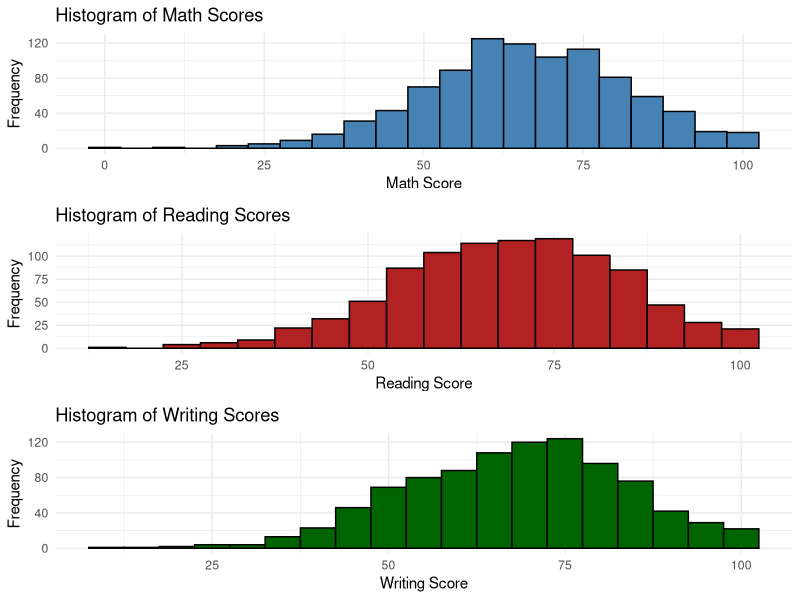
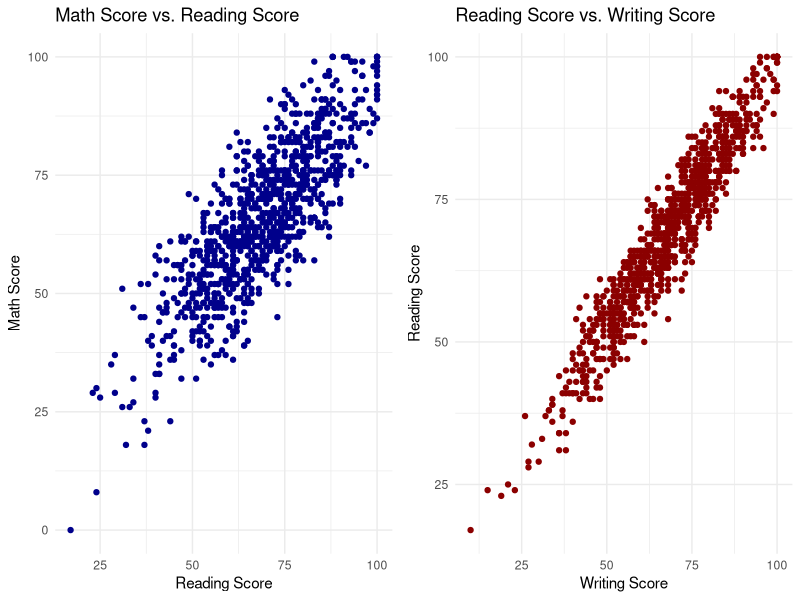
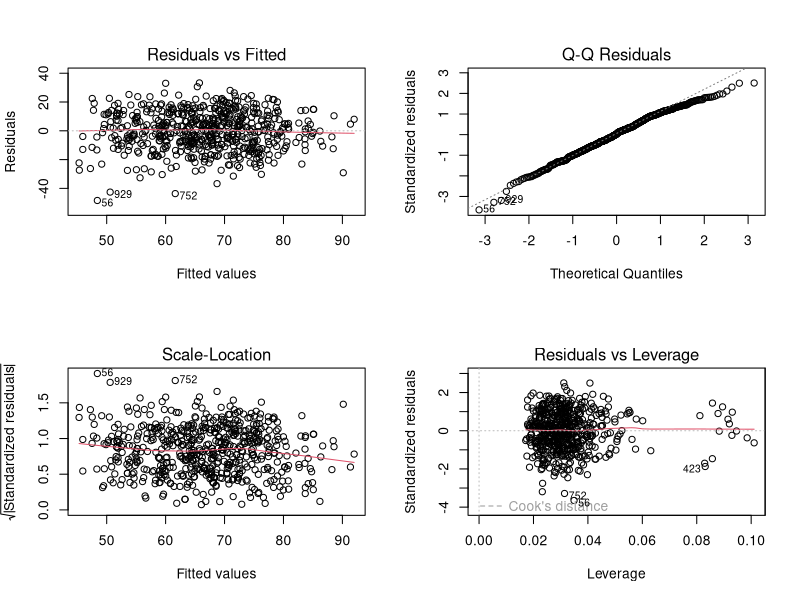
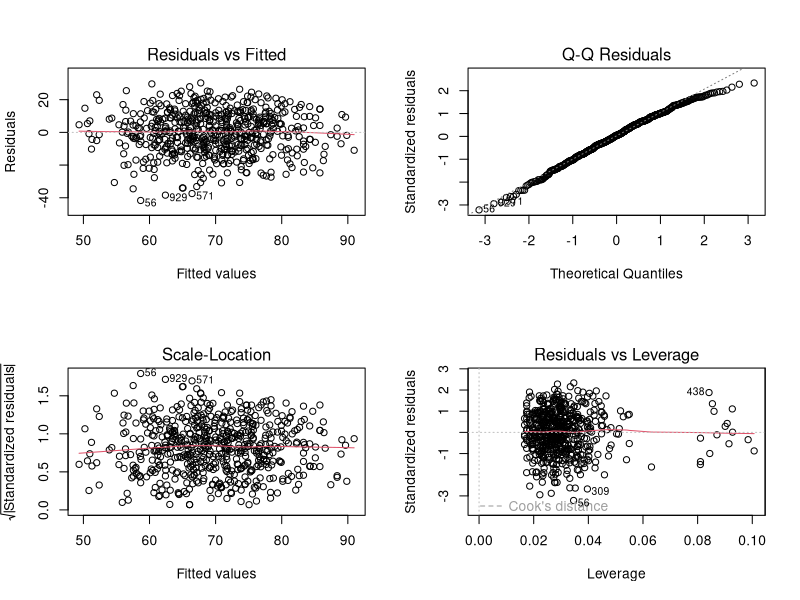
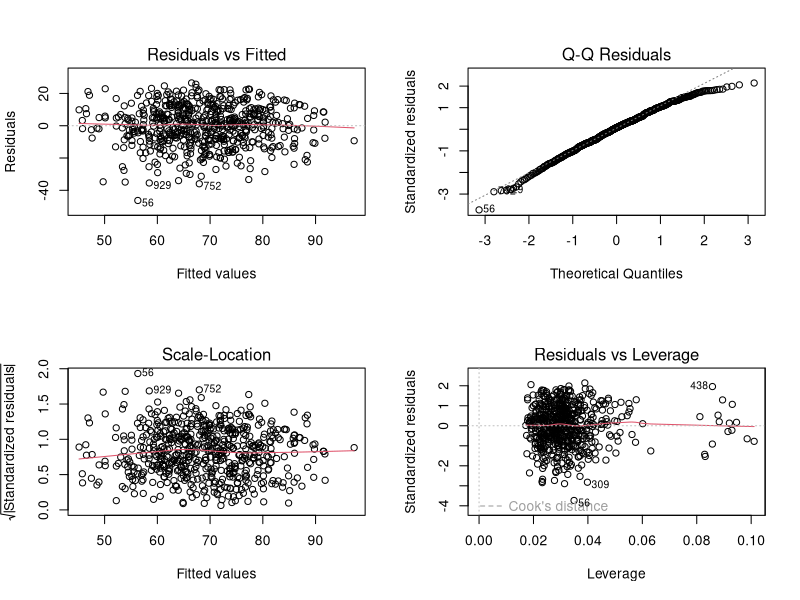
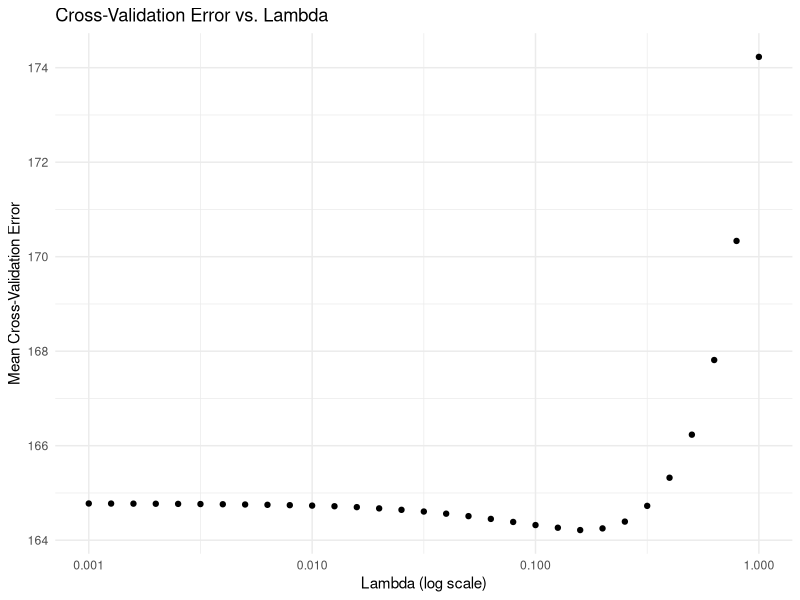
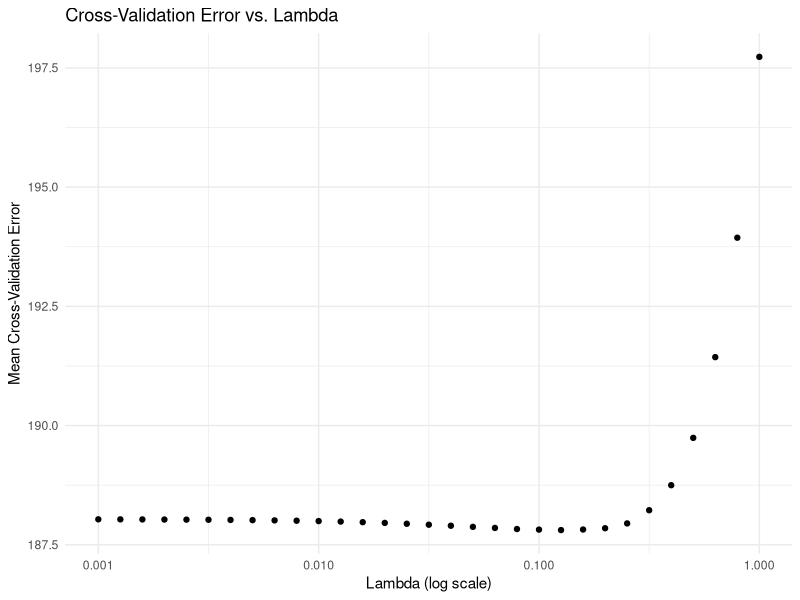
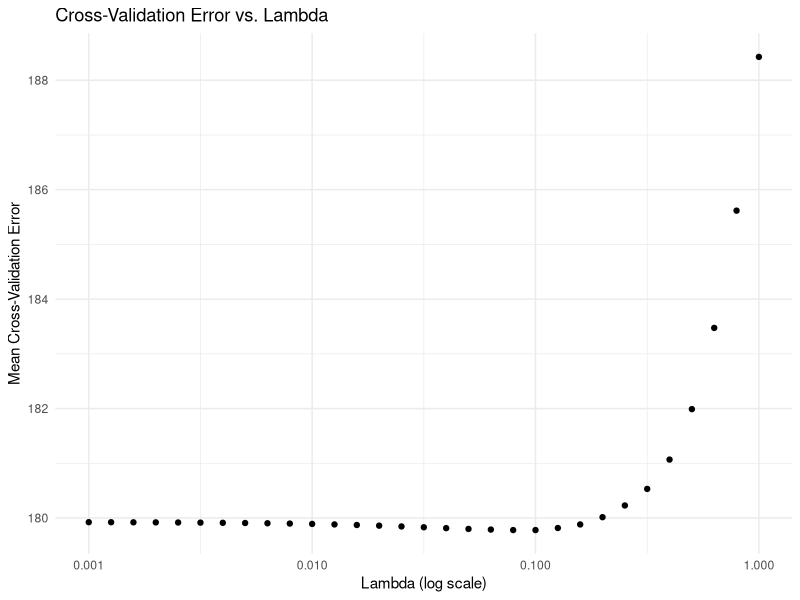

Write R code to recreate these figures, in order. (Note: this script raises an error after producing the figures.)
## ---- chunk 1
knitr::opts_chunk$set(echo = TRUE)
library(tidyverse)
library(MASS)
library(leaps)
library(broom)
library(GGally)
library(gridExtra)
library(kableExtra)
library(caret)
library(glmnet)
library(tibble)

knitr::opts_chunk$set(
  fig.width = 6,
  fig.asp = .6,
  out.width = "90%",
  warning = FALSE,
  message = FALSE
)

theme_set(theme_minimal() + theme(legend.position = "bottom"))
## ---- chunk 2
data <- read.csv("Project_1_data.csv")

hist_math <- ggplot(data, aes(x = MathScore)) +
  geom_histogram(binwidth = 5, fill = "steelblue", color = "black") +
  labs(title = "Histogram of Math Scores", x = "Math Score", y = "Frequency")

hist_reading <- ggplot(data, aes(x = ReadingScore)) +
  geom_histogram(binwidth = 5, fill = "firebrick", color = "black") +
  labs(title = "Histogram of Reading Scores", x = "Reading Score", y = "Frequency")

hist_writing <- ggplot(data, aes(x = WritingScore)) +
  geom_histogram(binwidth = 5, fill = "darkgreen", color = "black") +
  labs(title = "Histogram of Writing Scores", x = "Writing Score", y = "Frequency")

scatter_math_reading <- ggplot(data, aes(x = ReadingScore, y = MathScore)) +
  geom_point(color = "darkblue") +
  labs(title = "Math Score vs. Reading Score", x = "Reading Score", y = "Math Score")

scatter_reading_writing <- ggplot(data, aes(x = WritingScore, y = ReadingScore)) +
  geom_point(color = "darkred") +
  labs(title = "Reading Score vs. Writing Score", x = "Writing Score", y = "Reading Score")
data <- data %>%
  mutate(across(c(Gender, EthnicGroup, ParentEduc, LunchType, TestPrep, 
                  ParentMaritalStatus, PracticeSport, IsFirstChild, 
                  TransportMeans, WklyStudyHours), as.factor))

pairwise_plots <- ggpairs(data,
  columns = c("MathScore", "ReadingScore", "WritingScore"),
  aes(color = Gender),
  lower = list(continuous = "smooth"),
  upper = list(continuous = "cor"),
  diag = list(continuous = "densityDiag"))
grid.arrange(
  hist_math, hist_reading, hist_writing
)

grid.arrange(
  scatter_math_reading, scatter_reading_writing,
  ncol = 2
)
## ---- chunk 3
data$Gender <- as.factor(data$Gender)
data$EthnicGroup <- as.factor(data$EthnicGroup)
data$ParentEduc <- as.factor(data$ParentEduc)
data$LunchType <- as.factor(data$LunchType)
data$TestPrep <- as.factor(data$TestPrep)
data$ParentMaritalStatus <- as.factor(data$ParentMaritalStatus)
data$PracticeSport <- as.factor(data$PracticeSport)
data$IsFirstChild <- as.factor(data$IsFirstChild)
data$TransportMeans <- as.factor(data$TransportMeans)
data$WklyStudyHours <- as.factor(data$WklyStudyHours)

data <- na.omit(data)
## ---- chunk 4
data[data == "" | data == " "] <- NA
data <- na.omit(data)
## ---- chunk 5
data_dict <- tibble(
  Variable = c(
    "Gender", "EthnicGroup", "ParentEduc", "LunchType", "TestPrep", 
    "ParentMaritalStatus", "PracticeSport", "IsFirstChild", "NrSiblings", 
    "TransportMeans", "WklyStudyHours", "MathScore", "ReadingScore", "WritingScore"
  ),
  Description = c(
    "Gender of the student (male/female)",
    "Ethnic group of the student (group A to E)",
    "Parent(s) education background (from some_highschool to master's degree)",
    "School lunch type (standard or free/reduced)",
    "Test preparation course followed (completed or none)",
    "Parent(s) marital status (married/single/widowed/divorced)",
    "How often the student practices sport (never/sometimes/regularly)",
    "If the child is the first child in the family (yes/no)",
    "Number of siblings the student has (0 to 7)",
    "Means of transport to school (schoolbus/private)",
    "Weekly self-study hours (less that 5 hours; between 5 and 10 hours; more than
10 hours)",
    "Math test score (0-100)",
    "Reading test score (0-100)",
    "Writing test score (0-100)"
  )
)

knitr::kable(data_dict, col.names = c("Variable", "Description"),caption="Data Dictionary",format = "pipe")  %>%
  column_spec(1, width = "16em") %>% 
  column_spec(2, width = "26em")
## ---- chunk 6
numeric_summary = data |> 
  summarize(
    NrSiblings_Mean = mean(NrSiblings, na.rm = TRUE),
    NrSiblings_SD = sd(NrSiblings, na.rm = TRUE),
    NrSiblings_Median = median(NrSiblings, na.rm = TRUE),
    NrSiblings_IQR = IQR(NrSiblings, na.rm = TRUE),
    NrSiblings_Max = max(NrSiblings, na.rm = TRUE),
    NrSiblings_Min = min(NrSiblings, na.rm = TRUE),
    
    MathScore_Mean = mean(MathScore, na.rm = TRUE),
    MathScore_SD = sd(MathScore, na.rm = TRUE),
    MathScore_Median = median(MathScore, na.rm = TRUE),
    MathScore_IQR = IQR(MathScore, na.rm = TRUE),
    MathScore_Max = max(MathScore, na.rm = TRUE),
    MathScore_Min = min(MathScore, na.rm = TRUE),
    
    ReadingScore_Mean = mean(ReadingScore, na.rm = TRUE),
    ReadingScore_SD = sd(ReadingScore, na.rm = TRUE),
    ReadingScore_Median = median(ReadingScore, na.rm = TRUE),
    ReadingScore_IQR = IQR(ReadingScore, na.rm = TRUE),
    ReadingScore_Max = max(ReadingScore, na.rm = TRUE),
    ReadingScore_Min = min(ReadingScore, na.rm = TRUE),
    
    WritingScore_Mean = mean(WritingScore, na.rm = TRUE),
    WritingScore_SD = sd(WritingScore, na.rm = TRUE),
    WritingScore_Median = median(WritingScore, na.rm = TRUE),
    WritingScore_IQR = IQR(WritingScore, na.rm = TRUE),
    WritingScore_Max = max(WritingScore, na.rm = TRUE),
    WritingScore_Min = min(WritingScore, na.rm = TRUE)
  )


numeric_table = data.frame(
  Variable = c("NrSiblings", "MathScore", "ReadingScore", "WritingScore"),
  Mean = c(numeric_summary$NrSiblings_Mean, numeric_summary$MathScore_Mean, 
           numeric_summary$ReadingScore_Mean, numeric_summary$WritingScore_Mean),
  SD = c(numeric_summary$NrSiblings_SD, numeric_summary$MathScore_SD, 
         numeric_summary$ReadingScore_SD, numeric_summary$WritingScore_SD),
  Median = c(numeric_summary$NrSiblings_Median, numeric_summary$MathScore_Median, 
             numeric_summary$ReadingScore_Median, numeric_summary$WritingScore_Median),
  IQR = c(numeric_summary$NrSiblings_IQR, numeric_summary$MathScore_IQR, 
          numeric_summary$ReadingScore_IQR, numeric_summary$WritingScore_IQR),
  Max = c(numeric_summary$NrSiblings_Max, numeric_summary$MathScore_Max, 
          numeric_summary$ReadingScore_Max, numeric_summary$WritingScore_Max),
  Min = c(numeric_summary$NrSiblings_Min, numeric_summary$MathScore_Min, 
          numeric_summary$ReadingScore_Min, numeric_summary$WritingScore_Min)
)

knitr::kable(numeric_table, col.names = c("Variable Name", "Mean", "SD", "Median", "IQR", "Max", "Min"), 
             caption = "Summary Statistics for all Numeric Variables", format = "pipe")%>%
  column_spec(1,width="6em")%>%
  column_spec(2,width="6em")%>%
  column_spec(3,width="6em")%>%
  column_spec(4,width="6em")%>%
  column_spec(5,width="6em")%>%
  column_spec(6,width="6em")%>%
  column_spec(7,width="6em")

## ---- chunk 7
categorical_table <- data |> 
  summarize(
    gender_Male = sum(Gender == "male", na.rm = TRUE),
    gender_Female = sum(Gender == "female", na.rm = TRUE),
    
    ethnicgroup_A = sum(EthnicGroup == "group A", na.rm = TRUE),
    ethnicgroup_B = sum(EthnicGroup == "group B", na.rm = TRUE),
    ethnicgroup_C = sum(EthnicGroup == "group C", na.rm = TRUE),
    ethnicgroup_D = sum(EthnicGroup == "group D", na.rm = TRUE),
    ethnicgroup_E = sum(EthnicGroup == "group E", na.rm = TRUE),
    
    parenteduc_SomeHighSchool = sum(ParentEduc == "some college", na.rm = TRUE),
    parenteduc_HighSchool = sum(ParentEduc == "some high School", na.rm = TRUE),
    parenteduc_Associates = sum(ParentEduc == "associate's degree high school", na.rm = TRUE),
    parenteduc_Bachelors = sum(ParentEduc == "bachelor's degree", na.rm = TRUE),
    parenteduc_Masters = sum(ParentEduc == "master's degree", na.rm = TRUE),
    
    lunchtime_Standard = sum(LunchType == "standard", na.rm = TRUE),
    lunchtime_FreeReduced = sum(LunchType == "free/reduced", na.rm = TRUE),
    
    testprep_Completed = sum(TestPrep == "completed", na.rm = TRUE),
    testprep_None = sum(TestPrep == "none", na.rm = TRUE),
    
    parentmaritalstatus_Married = sum(ParentMaritalStatus == "married", na.rm = TRUE),
    parentmaritalstatus_Single = sum(ParentMaritalStatus == "single", na.rm = TRUE),
    parentmaritalstatus_Widowed = sum(ParentMaritalStatus == "widowed", na.rm = TRUE),
    parentmaritalstatus_Divorced = sum(ParentMaritalStatus == "divorced", na.rm = TRUE),
    
    practicesport_Never = sum(PracticeSport == "never", na.rm = TRUE),
    practicesport_Sometimes = sum(PracticeSport == "sometimes", na.rm = TRUE),
    practicesport_Regularly = sum(PracticeSport == "regularly", na.rm = TRUE),
    
    isfirstchild_Yes = sum(IsFirstChild == "yes", na.rm = TRUE),
    isfirstchild_No = sum(IsFirstChild == "no", na.rm = TRUE),
    
    transportmeans_SchoolBus = sum(TransportMeans == "school_bus", na.rm = TRUE),
    transportmeans_Private = sum(TransportMeans == "private", na.rm = TRUE),
    
    wklystudyhours_LessThan5 = sum(WklyStudyHours == "< 5", na.rm = TRUE),
    wklystudyhours_5to10 = sum(WklyStudyHours == "10-May", na.rm = TRUE),
    wklystudyhours_MoreThan10 = sum(WklyStudyHours == "> 10", na.rm = TRUE)
  )


categorical_final <- data.frame(
  Variable = c("Gender Male", "Gender Female",
               "EthnicGroup A", "EthnicGroup B", "EthnicGroup C", "EthnicGroup D", "EthnicGroup E",
               "ParentEduc Some High School", "ParentEduc High School", "ParentEduc Associates", 
               "ParentEduc Bachelors", "ParentEduc Masters", 
               "LunchType Standard", "LunchType Free/Reduced", 
               "TestPrep Completed", "TestPrep None", 
               "ParentMaritalStatus Married", "ParentMaritalStatus Single", "ParentMaritalStatus Widowed", "ParentMaritalStatus Divorced",
               "PracticeSport Never", "PracticeSport Sometimes", "PracticeSport Regularly",
               "IsFirstChild Yes", "IsFirstChild No", 
               "TransportMeans SchoolBus", "TransportMeans Private",
               "WklyStudyHours Less than 5", "WklyStudyHours 5-10", "WklyStudyHours More than 10"),
  Count = c(
    categorical_table$gender_Male, categorical_table$gender_Female,
    categorical_table$ethnicgroup_A, categorical_table$ethnicgroup_B, categorical_table$ethnicgroup_C, categorical_table$ethnicgroup_D, categorical_table$ethnicgroup_E,
    categorical_table$parenteduc_SomeHighSchool, categorical_table$parenteduc_HighSchool, categorical_table$parenteduc_Associates, 
    categorical_table$parenteduc_Bachelors, categorical_table$parenteduc_Masters, 
    categorical_table$lunchtime_Standard, categorical_table$lunchtime_FreeReduced, 
    categorical_table$testprep_Completed, categorical_table$testprep_None, 
    categorical_table$parentmaritalstatus_Married, categorical_table$parentmaritalstatus_Single, categorical_table$parentmaritalstatus_Widowed, categorical_table$parentmaritalstatus_Divorced,
    categorical_table$practicesport_Never, categorical_table$practicesport_Sometimes, categorical_table$practicesport_Regularly,
    categorical_table$isfirstchild_Yes, categorical_table$isfirstchild_No, 
    categorical_table$transportmeans_SchoolBus, categorical_table$transportmeans_Private,
    categorical_table$wklystudyhours_LessThan5, categorical_table$wklystudyhours_5to10, categorical_table$wklystudyhours_MoreThan10
  ),
  Proportion = round(c(
    categorical_table$gender_Male / nrow(data), categorical_table$gender_Female / nrow(data),
    categorical_table$ethnicgroup_A / nrow(data), categorical_table$ethnicgroup_B / nrow(data), categorical_table$ethnicgroup_C / nrow(data), 
    categorical_table$ethnicgroup_D / nrow(data), categorical_table$ethnicgroup_E / nrow(data),
    categorical_table$parenteduc_SomeHighSchool / nrow(data), categorical_table$parenteduc_HighSchool / nrow(data), 
    categorical_table$parenteduc_Associates / nrow(data), categorical_table$parenteduc_Bachelors / nrow(data), 
    categorical_table$parenteduc_Masters / nrow(data),
    categorical_table$lunchtime_Standard / nrow(data), categorical_table$lunchtime_FreeReduced / nrow(data),
    categorical_table$testprep_Completed / nrow(data), categorical_table$testprep_None / nrow(data),
    categorical_table$parentmaritalstatus_Married / nrow(data), categorical_table$parentmaritalstatus_Single / nrow(data),
    categorical_table$parentmaritalstatus_Widowed / nrow(data), categorical_table$parentmaritalstatus_Divorced / nrow(data),
    categorical_table$practicesport_Never / nrow(data), categorical_table$practicesport_Sometimes / nrow(data),
    categorical_table$practicesport_Regularly / nrow(data),
    categorical_table$isfirstchild_Yes / nrow(data), categorical_table$isfirstchild_No / nrow(data),
    categorical_table$transportmeans_SchoolBus / nrow(data), categorical_table$transportmeans_Private / nrow(data),
    categorical_table$wklystudyhours_LessThan5 / nrow(data), categorical_table$wklystudyhours_5to10 / nrow(data), 
    categorical_table$wklystudyhours_MoreThan10 / nrow(data)
  ), 4)
)

knitr::kable(categorical_final, col.names = c("Variable Name and Levels", "Count", "Proportion"), 
             caption = "Summary Statistics for all Categorical Variables", format = "pipe")%>%
  column_spec(1,width="14em")%>%
  column_spec(2,width="14em")%>%
  column_spec(3,width="14em")
  
## ---- chunk 8
math_full_model <- lm(MathScore ~ Gender + EthnicGroup + ParentEduc + LunchType + TestPrep +
                        ParentMaritalStatus + PracticeSport + IsFirstChild + NrSiblings +
                        TransportMeans + WklyStudyHours, data = data)
math_null_model = lm(MathScore ~ 1, data = data)
math_selected_model = step(math_null_model,
scope = list(lower = formula(math_null_model),
upper = formula(math_full_model)))
math_selected_model
## ---- chunk 9
par(mfrow = c(2, 2)) 
plot(math_selected_model)
par(mfrow = c(1, 1))
## ---- chunk 10
reading_full_model <- lm(ReadingScore ~ Gender + EthnicGroup + ParentEduc + LunchType + TestPrep +
                        ParentMaritalStatus + PracticeSport + IsFirstChild + NrSiblings +
                        TransportMeans + WklyStudyHours, data = data)
reading_null_model = lm(ReadingScore ~ 1, data = data)
reading_selected_model = step(reading_null_model,
scope = list(lower = formula(reading_null_model),
upper = formula(reading_full_model)))
reading_selected_model
## ---- chunk 11
par(mfrow = c(2, 2)) 
plot(reading_selected_model)
par(mfrow = c(1, 1))
## ---- chunk 12
writing_full_model <- lm(WritingScore ~ Gender + EthnicGroup + ParentEduc + LunchType + TestPrep +
                        ParentMaritalStatus + PracticeSport + IsFirstChild + NrSiblings +
                        TransportMeans + WklyStudyHours, data = data)
writing_null_model = lm(WritingScore ~ 1, data = data)
writing_selected_model = step(writing_null_model,
scope = list(lower = formula(writing_null_model),
upper = formula(writing_full_model)))
writing_selected_model
## ---- chunk 13
par(mfrow = c(2, 2)) 
plot(writing_selected_model)
par(mfrow = c(1, 1))
## ---- chunk 14
model1 <- lm(formula = ReadingScore ~ Gender + EthnicGroup + ParentEduc + 
               LunchType + TestPrep + ParentMaritalStatus + IsFirstChild, data = data)

model2 <- lm(formula = MathScore ~ Gender + EthnicGroup + ParentEduc + 
               LunchType + TestPrep + ParentMaritalStatus + IsFirstChild + WklyStudyHours, 
             data = data)

model3 <- lm(formula = WritingScore ~ Gender + EthnicGroup + ParentEduc + 
               LunchType + TestPrep + ParentMaritalStatus + WklyStudyHours, data = data)
## ---- chunk 15
set.seed(2024)

lambda_seq <- 10^seq(-3, 0, by = 0.1)

x <- model.matrix(WritingScore ~ Gender + EthnicGroup + ParentEduc + LunchType + TestPrep +
                   ParentMaritalStatus + PracticeSport + IsFirstChild + NrSiblings +
                   TransportMeans + WklyStudyHours, data = data)[, -1]

cv_object <- cv.glmnet(x, data$WritingScore, lambda = lambda_seq, nfolds = 5)

cv_object

tibble(lambda = cv_object$lambda, mean_cv_error = cv_object$cvm) %>%
  ggplot(aes(x = lambda, y = mean_cv_error)) +
  geom_point() +
  scale_x_log10() + 
  labs(title = "Cross-Validation Error vs. Lambda",
       x = "Lambda (log scale)", y = "Mean Cross-Validation Error")

min_lambda <- cv_object$lambda.min
min_lambda

fit_bestcv <- glmnet(x, data$WritingScore, lambda = min_lambda)

coef(fit_bestcv)
## ---- chunk 16
writing_lasso_formula <- WritingScore ~ EthnicGroup + ParentEduc + LunchType + TestPrep +
                 ParentMaritalStatus + PracticeSport + IsFirstChild +
                 NrSiblings + WklyStudyHours
writing_selected_lasso <- lm(
  formula = writing_lasso_formula,
  data = data
)

summary(writing_selected_lasso)
## ---- chunk 17
set.seed(2024)

lambda_seq <- 10^seq(-3, 0, by = 0.1)

x <- model.matrix(MathScore ~ Gender + EthnicGroup + ParentEduc + LunchType + TestPrep +
                   ParentMaritalStatus + PracticeSport + IsFirstChild + NrSiblings +
                   TransportMeans + WklyStudyHours, data = data)[, -1]

cv_object <- cv.glmnet(x, data$MathScore, lambda = lambda_seq, nfolds = 5)

cv_object

tibble(lambda = cv_object$lambda, mean_cv_error = cv_object$cvm) %>%
  ggplot(aes(x = lambda, y = mean_cv_error)) +
  geom_point() +
  scale_x_log10() + 
  labs(title = "Cross-Validation Error vs. Lambda",
       x = "Lambda (log scale)", y = "Mean Cross-Validation Error")

min_lambda <- cv_object$lambda.min
min_lambda

fit_bestcv <- glmnet(x, data$MathScore, lambda = min_lambda)

coef(fit_bestcv)
## ---- chunk 18
math_lasso_formula <- MathScore ~ EthnicGroup + ParentEduc + LunchType + TestPrep +
              ParentMaritalStatus + PracticeSport + IsFirstChild +
              NrSiblings + WklyStudyHours

math_selected_lasso <- lm(
  formula = math_lasso_formula,
  data = data
)

summary(math_selected_lasso)
## ---- chunk 19
set.seed(2024)

lambda_seq <- 10^seq(-3, 0, by = 0.1)

x <- model.matrix(ReadingScore ~ Gender + EthnicGroup + ParentEduc + LunchType + TestPrep +
                   ParentMaritalStatus + PracticeSport + IsFirstChild + NrSiblings +
                   TransportMeans + WklyStudyHours, data = data)[, -1]

cv_object <- cv.glmnet(x, data$ReadingScore, lambda = lambda_seq, nfolds = 5)

cv_object

tibble(lambda = cv_object$lambda, mean_cv_error = cv_object$cvm) %>%
  ggplot(aes(x = lambda, y = mean_cv_error)) +
  geom_point() +
  scale_x_log10() + 
  labs(title = "Cross-Validation Error vs. Lambda",
       x = "Lambda (log scale)", y = "Mean Cross-Validation Error")

min_lambda <- cv_object$lambda.min
min_lambda

fit_bestcv <- glmnet(x, data$ReadingScore, lambda = min_lambda)

coef(fit_bestcv)
## ---- chunk 20
reading_lasso_formula <- ReadingScore ~ Gender + EthnicGroup + ParentEduc + LunchType + TestPrep +
                 ParentMaritalStatus + PracticeSport + IsFirstChild +
                 NrSiblings + TransportMeans + WklyStudyHours

reading_selected_lasso <- lm(
  formula = reading_lasso_formula,
  data = data
)
summary(reading_selected_lasso)
## ---- chunk 21
model2_test<- lm(formula = MathScore ~ Gender + EthnicGroup  + 
               LunchType + TestPrep + ParentEduc * ParentMaritalStatus * IsFirstChild * WklyStudyHours, 
             data = data)
r_squared_model2 <- summary(model2)$adj.r.squared
r_squared_model2_test <- summary(model2_test)$adj.r.squared
cat("Adjusted R-squared for model2:", r_squared_model2, "\n")
cat("Adjuested R-squared for model2 with interaction:", r_squared_model2_test, "\n")
AIC_model2 = AIC(model2)
AIC_model2_test = AIC(model2_test)
cat("AIC for model2:", AIC_model2, "\n")
cat("AIC for model2 with interaction:", AIC_model2_test, "\n")
## ---- chunk 22
summary(data$MathScore)
## ---- chunk 23
data$MathScore_shifted <- data$MathScore + 1
model2_shifted <- lm(MathScore_shifted ~ Gender + EthnicGroup + ParentEduc + 
                       LunchType + TestPrep + ParentMaritalStatus + IsFirstChild + 
                       WklyStudyHours, data = data)
## ---- chunk 24
par(mfrow = c(1, 3))
boxcox(model1, lambda = seq(-2, 2, by = 0.1))
title("Model 1: ReadingScore")
boxcox(model2_shifted, lambda = seq(-2, 2, by = 0.1)) 
title("Model 2: MathScore")
boxcox(model3, lambda = seq(-2, 2, by = 0.1)) 
title("Model 3: WritingScore")
par(mfrow = c(1, 1))
## ---- chunk 25
correlation_matrix <- cor(data[, c("MathScore", "WritingScore", "ReadingScore")], use = "complete.obs")

print(correlation_matrix)

library(corrplot)
corrplot(correlation_matrix, method = "circle", type = "upper", tl.col = "black", tl.srt = 45)
## ---- chunk 26
# CV for Math Score
set.seed(2024)
train_control = trainControl(method = "cv", number = 10)
cv_model = train(MathScore ~ Gender + EthnicGroup + ParentEduc + 
               LunchType + TestPrep + ParentMaritalStatus + IsFirstChild + WklyStudyHours, 
             data = data,
method = "lm",
trControl = train_control)
print(cv_model)
## ---- chunk 27
# CV for Reading Score
set.seed(2024)
train_control = trainControl(method = "cv", number = 10)
cv_model = train(ReadingScore ~ Gender + EthnicGroup + ParentEduc + 
               LunchType + TestPrep + ParentMaritalStatus + IsFirstChild,
               data = data,
method = "lm",
trControl = train_control)
print(cv_model)
## ---- chunk 28
# CV for Reading Score
set.seed(2024)
train_control = trainControl(method = "cv", number = 10)
cv_model = train(WritingScore ~ Gender + EthnicGroup + ParentEduc + 
               LunchType + TestPrep + ParentMaritalStatus + WklyStudyHours,
               data = data,
method = "lm",
trControl = train_control)
print(cv_model)
## ---- chunk 29
writing_selected_model %>% 
  broom::tidy() %>% 
  knitr::kable(digits = 4, caption = "Results of Writing Score Model", format = "pipe")
## ---- chunk 30
math_selected_model %>% 
  broom::tidy() %>% 
  knitr::kable(digits = 4, caption = "Results of Math Score Model", format = "pipe")
## ---- chunk 31
reading_selected_model %>% 
  broom::tidy() %>% 
  knitr::kable(digits = 4, caption = "Results of Reading Score Model", format = "pipe")
